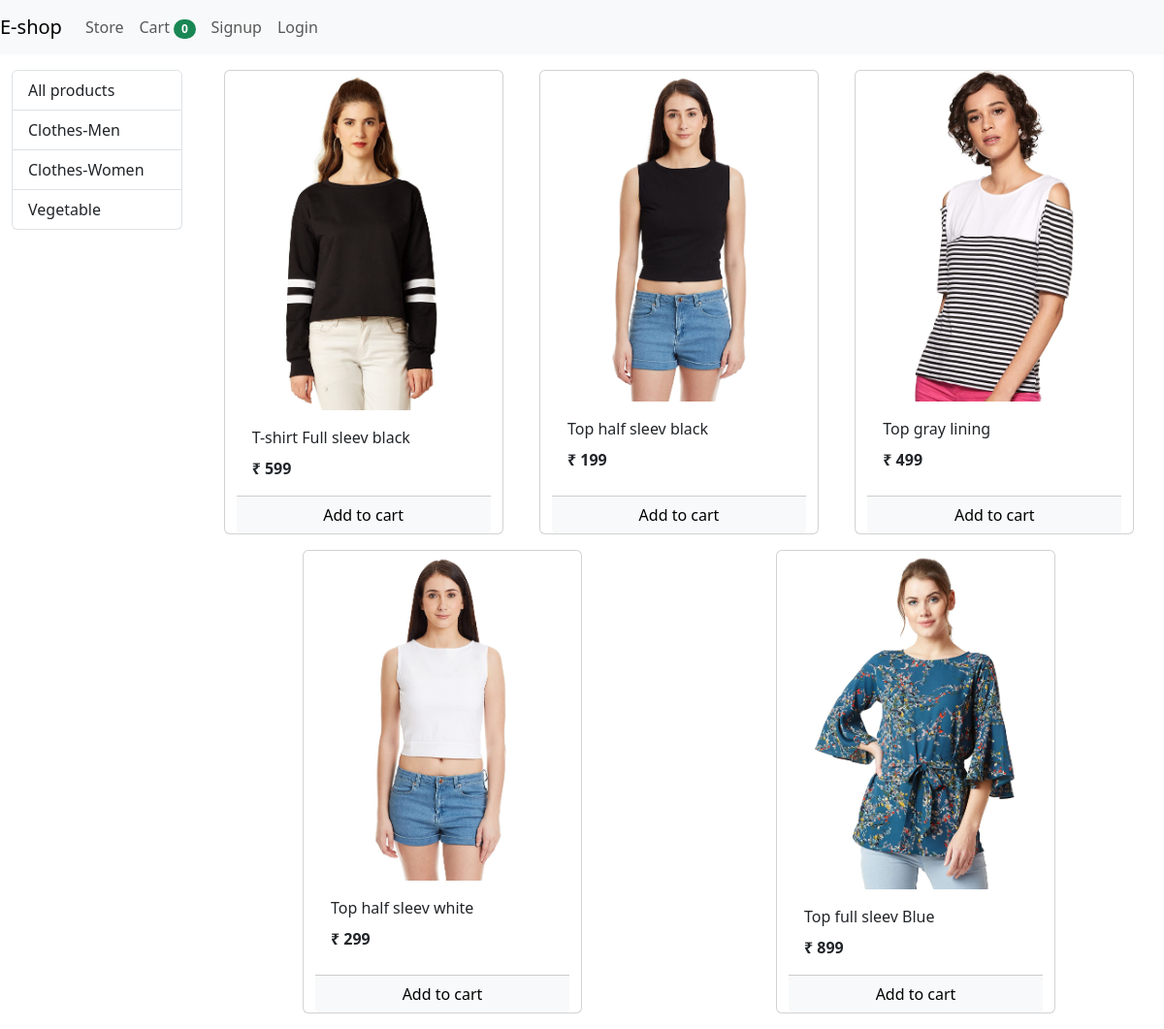
The app's page /?category=2 with its own data.
### store/models/category.py (models this page shows, shortened)
class Category(models.Model):
    name = models.CharField(max_length=20)
    @staticmethod
    def get_all_categories():
        return Category.objects.all()

### store/models/product.py (models this page shows, shortened)
class Product(models.Model):
    name = models.CharField(max_length=50)
    price = models.IntegerField(default=0)
    category = models.ForeignKey(Category , on_delete=models.CASCADE , default=1)
    description = models.CharField(max_length=200 , default='' , null=True , blank=True)
    image = models.ImageField(upload_to='uploads/products/')
    @staticmethod
    def get_all_products_by_categoryid(category_id):
        if category_id:
          return Product.objects.filter(category = category_id)
        else:
            return Product.get_all_products();

### store/views/home.py (the view, shortened to what this page needs)
# urls.py: path('', Index.as_view(), name='homepage'),
class Index(View):
    def get(self, request):
        cart = request.session.get('cart')
        if not cart:
            request.session['cart'] = {}
        products = None
        categories = Category.get_all_categories()
        categoryID = request.GET.get('category')
        if categoryID:
            products = Product.get_all_products_by_categoryid(categoryID)
        else:
            products = Product.get_all_products()
        data = {}
        data['products'] = products
        data['categories'] = categories
        print('you are : ', request.session.get('email'))
        return render(request, 'index.html', data)

### store/templatetags/cart.py (called while the page is built)
@register.filter(name='is_in_cart')
def is_in_cart(product, cart):
    keys = cart.keys()
    for id in keys:
        if int(id) == product.id:
            return True
    return False;

### store/templatetags/custom_filter.py (called while the page is built)
@register.filter(name='currency')
def is_in_cart(number):
    return "₹ "+str(number)

### store/templates/index.html (shortened to what this page needs)
{% extends 'base.html' %}
{% block content %}
{% load cart %}
{% load custom_filter %}
<div class="container-fluid mt-3">
  <div class="row">
    <div class="col-lg-2 mx-auto">
      <div class="list-group">
        <a href="/#" class="list-group-item list-group-item-action">All products</a>
        {% for category in categories %}
        <a href="/?category={{category.id}}"
           class="list-group-item list-group-item-action">{{category.name}}</a>
        {% endfor %}
      </div>
    </div>
    <div id='products' class="col-lg-10 mx-auto">
      <div class="row mx-auto">
        {% for product in products %}
        <div class="card mx-auto mb-3" id={{product.id}} style="width: 18rem;">
          <img src="{{product.image.url}}" class="card-img-top" alt="...">
          <div class="card-body">
              <p class="card-title">{{product.name}}</p>
              <p class="card-text"><b>{{product.price|currency}}</b></p>
          </div>
          <div class="card-footer p-0 no-gutters">
            {% if product|is_in_cart:request.session.cart %}
            <div class="row no-gutters">
              <form action="/#{{product.id}}" class="col-2" method="post">
                {% csrf_token %}
                <input hidden type="text" name='product' value='{{product.id}}'>
                <input hidden type="text" name='remove' value='True'>
                <input type="submit" value="-" class="btn btn-block btn-secondary">
              </form>
              <div class="text-center col">{{product|cart_quantity:request.session.cart}} in Cart</div>
              <form action="/#{{product.id}}" class="col-2" method="post">
                {% csrf_token %}
                <input hidden type="text" name='product' value='{{product.id}}'>
                <input type="submit" value="+" class="btn btn-block btn-secondary">
              </form>
            </div>
            {% else %}
            <form action="/#{{product.id}}" method="POST" class="btn-block">
              <input type="submit" class="float-right btn btn-light form-control" value="Add to cart">
            </form>
            {% endif %}
          </div>
        </div>
        {% endfor %}
      </div>
    </div>
  </div>
</div>
{% endblock %}

### records on screen
Category: name "Clothes-Men"
Category: name "Clothes-Women"
Category: name "Vegetable"
Product: image (picture), name "T-shirt Full sleev black", price "₹ 599"
Product: image (picture), name "Top half sleev black", price "₹ 199"
Product: image (picture), name "Top gray lining", price "₹ 499"
Product: image (picture), name "Top half sleev white", price "₹ 299"
Product: image (picture), name "Top full sleev Blue", price "₹ 899"

### other values on screen
{{ request.session.cart|length }} "0"
